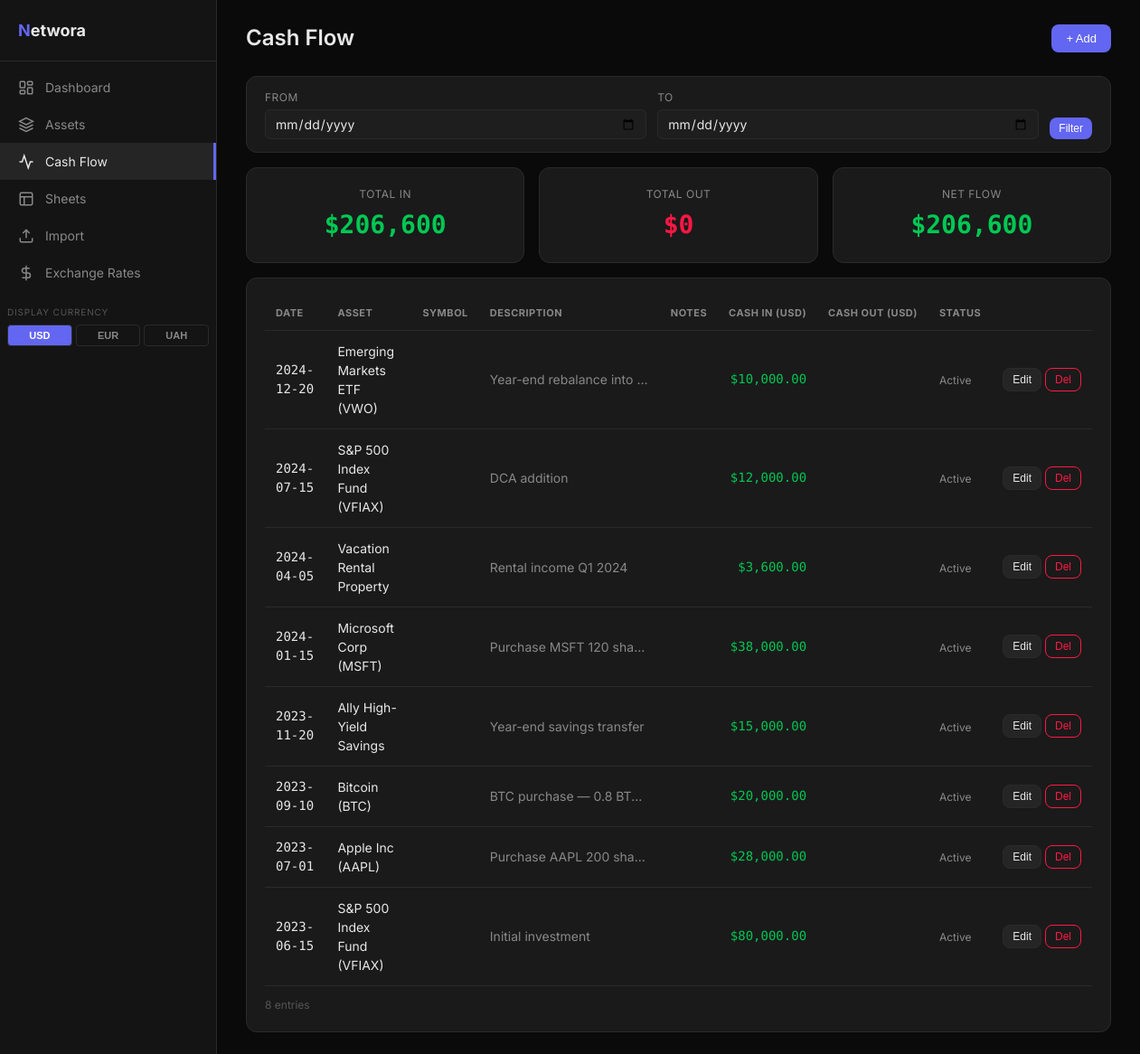
The page /cashflows on the database its author committed.
### tables this page shows
CREATE TABLE cashflows (
    id INTEGER PRIMARY KEY AUTOINCREMENT,
    asset_id INTEGER REFERENCES assets(id),
    asset_name TEXT,
    symbol TEXT,
    location TEXT,
    description TEXT,
    flow_date DATE NOT NULL,
    notes TEXT,
    cash_in REAL DEFAULT 0,
    cash_in_currency TEXT DEFAULT 'USD',
    cash_in_usd REAL DEFAULT 0,
    cash_out REAL DEFAULT 0,
    cash_out_currency TEXT DEFAULT 'USD',
    cash_out_usd REAL DEFAULT 0,
    status TEXT DEFAULT 'Active',
    created_at TIMESTAMP DEFAULT CURRENT_TIMESTAMP,
    updated_at TIMESTAMP DEFAULT CURRENT_TIMESTAMP
);

### app/routers/cashflows.py (the view)
@router.get("/cashflows", response_class=HTMLResponse)
async def cashflows_page(
    request: Request, from_date: str | None = None, to_date: str | None = None
):
    cashflows = await cashflow_service.list_cashflows(
        from_date=from_date, to_date=to_date
    )
    total_in = sum(c["cash_in_usd"] for c in cashflows)
    total_out = sum(c["cash_out_usd"] for c in cashflows)
    db = await get_db()
    cursor = await db.execute(
        "SELECT id, name FROM assets WHERE is_active = 1 ORDER BY name"
    )
    assets = [dict(row) for row in await cursor.fetchall()]
    sold_positions = await cashflow_service.get_sold_positions_summary()
    return templates.TemplateResponse(
        request,
        "cashflows/list.html",
        {
            "request": request,
            "cashflows": cashflows,
            "total_in": total_in,
            "total_out": total_out,
            "from_date": from_date or "",
            "to_date": to_date or "",
            "assets": assets,
            "sold_positions": sold_positions,
            "page": "cashflows",
        },
    )

### templates/cashflows/list.html (shortened to what this page needs)
{% extends "base.html" %}
{% block content %}
<div class="page-header">
    <h1>Cash Flow</h1>
    <button class="btn btn-primary" onclick="document.getElementById('addCfModal').style.display='flex'">+ Add</button>
</div>
<div class="card" style="margin-bottom: 16px; padding: 14px 20px;">
    <form method="get" action="/cashflows" style="display:flex; gap:12px; align-items:flex-end; flex-wrap:wrap">
        <div class="form-group" style="margin:0; flex:1; min-width:140px">
            <label>From</label>
            <input type="date" name="from_date" value="{{ from_date }}">
        </div>
        <div class="form-group" style="margin:0; flex:1; min-width:140px">
            <label>To</label>
            <input type="date" name="to_date" value="{{ to_date }}">
        </div>
        <div style="display:flex; gap:8px">
            <button type="submit" class="btn btn-primary btn-sm">Filter</button>
        </div>
    </form>
</div>
<div class="cards-row" style="grid-template-columns: repeat(3, 1fr); margin-bottom:16px">
    <div class="card stat-card">
        <div class="label">Total In</div>
        <div class="value text-positive">{{ total_in | format_currency }}</div>
    </div>
    <div class="card stat-card">
        <div class="label">Total Out</div>
        <div class="value text-negative">{{ total_out | format_currency }}</div>
    </div>
    <div class="card stat-card">
        <div class="label">Net Flow</div>
        <div class="value {% if total_in - total_out >= 0 %}text-positive{% else %}text-negative{% endif %}">
            {{ (total_in - total_out) | format_currency }}
        </div>
    </div>
</div>
{% if cashflows %}
<div class="card">
    <div class="table-container">
        <table>
            <thead>
                <tr>
                    <th>Date</th>
                    <th>Asset</th>
                    <th>Symbol</th>
                    <th>Description</th>
                    <th>Notes</th>
                    <th class="text-right">Cash In (USD)</th>
                    <th class="text-right">Cash Out (USD)</th>
                    <th>Status</th>
                    <th></th>
                </tr>
            </thead>
            <tbody>
                {% for cf in cashflows %}
                <tr id="cf-row-{{ cf.id }}">
                    <td class="mono">{{ cf.flow_date }}</td>
                    <td>{{ cf.asset_name or '' }}</td>
                    <td class="mono text-muted">{{ cf.symbol or '' }}</td>
                    <td class="text-muted" style="max-width:200px; overflow:hidden; text-overflow:ellipsis; white-space:nowrap">{{ cf.description or '' }}</td>
                    <td class="text-muted" style="max-width:220px; overflow:hidden; text-overflow:ellipsis; white-space:nowrap">{{ cf.notes or '' }}</td>
                    <td class="text-right mono text-positive">{% if cf.cash_in_usd > 0 %}{{ cf.cash_in_usd | format_currency(decimals=2) }}{% endif %}</td>
                    <td class="text-right mono text-negative">{% if cf.cash_out_usd > 0 %}{{ cf.cash_out_usd | format_currency(decimals=2) }}{% endif %}</td>
                    <td><span class="text-muted" style="font-size:12px">{{ cf.status }}</span></td>
                    <td>
                        <div style="display:flex; gap:4px">
                            <button class="btn btn-sm btn-secondary"
                                    hx-get="/cashflows/{{ cf.id }}/edit-form"
                                    hx-target="#cf-row-{{ cf.id }}"
                                    hx-swap="outerHTML">Edit</button>
                            <button class="btn btn-sm btn-danger"
                                    hx-post="/cashflows/{{ cf.id }}/delete"
                                    hx-confirm="Delete this cash flow entry?"
                                    hx-target="#cf-row-{{ cf.id }}"
                                    hx-swap="outerHTML">Del</button>
                        </div>
                    </td>
                </tr>
                {% endfor %}
            </tbody>
        </table>
    </div>
    <div style="padding-top:12px; font-size:12px; color:var(--text-muted)">{{ cashflows | length }} entries</div>
</div>
{% endif %}
{% endblock %}

### app/static/css/style.css (style rules this page uses)
:root { --bg-primary: #0a0a0a; --bg-secondary: #141414; --bg-card: #1a1a1a; --bg-hover: #252525; --bg-input: #1e1e1e; --border: #2a2a2a; --text-primary: #e8e8e8; --text-secondary: #888888; --text-muted: #555555; --accent: #6366f1; --positive: #00c853; --negative: #ff1744; --warning: #ffab00; --purple: #7c4dff; --teal: #00bfa5; --blue: #2979ff; }
*, *::before, *::after { box-sizing: border-box; margin: 0; padding: 0; }
body { font-family: 'Inter', -apple-system, BlinkMacSystemFont, 'Segoe UI', sans-serif; background: var(--bg-primary); color: var(--text-primary); line-height: 1.5; min-height: 100vh; }
.page-header { display: flex; justify-content: space-between; align-items: center; margin-bottom: 24px; }
.page-header h1 { font-size: 24px; font-weight: 600; }
.card { background: var(--bg-card); border: 1px solid var(--border); border-radius: 12px; padding: 20px; }
.cards-row { display: grid; grid-template-columns: repeat(auto-fit, minmax(200px, 1fr)); gap: 16px; margin-bottom: 24px; }
.stat-card { text-align: center; }
.stat-card .label { font-size: 12px; color: var(--text-secondary); text-transform: uppercase; letter-spacing: 0.5px; margin-bottom: 4px; }
.stat-card .value { font-size: 28px; font-weight: 700; font-family: 'Roboto Mono', monospace; }
.table-container { overflow-x: auto; }
table { width: 100%; border-collapse: collapse; }
th { text-align: left; padding: 10px 12px; font-size: 11px; color: var(--text-secondary); text-transform: uppercase; letter-spacing: 0.5px; border-bottom: 1px solid var(--border); white-space: nowrap; }
td { padding: 12px; border-bottom: 1px solid var(--border); font-size: 14px; }
.text-right { text-align: right; }
.text-positive { color: var(--positive); }
.text-negative { color: var(--negative); }
.text-muted { color: var(--text-secondary); }
.mono { font-family: 'Roboto Mono', monospace; }
.btn { display: inline-flex; align-items: center; gap: 6px; padding: 8px 16px; border-radius: 8px; font-size: 13px; font-weight: 500; cursor: pointer; border: none; transition: all 0.15s; }
.btn-primary { background: var(--accent); color: white; }
.btn-secondary { background: var(--bg-hover); color: var(--text-primary); border: 1px solid var(--border); }
.btn-danger { background: transparent; color: var(--negative); border: 1px solid var(--negative); }
.btn-sm { padding: 5px 10px; font-size: 12px; }
input:not([type="radio"]):not([type="checkbox"]):not([type="file"]):not([type="button"]):not([type="submit"]):not([type="reset"]), select, textarea { background: var(--bg-input); border: 1px solid var(--border); border-radius: 6px; color: var(--text-primary); font-family: inherit; font-size: 14px; padding: 6px 10px; }
.form-group { margin-bottom: 16px; }
.form-group label { display: block; font-size: 12px; color: var(--text-secondary); margin-bottom: 4px; text-transform: uppercase; letter-spacing: 0.5px; }
.form-group input, .form-group select, .form-group textarea { width: 100%; padding: 10px 12px; background: var(--bg-input); border: 1px solid var(--border); border-radius: 8px; color: var(--text-primary); font-size: 14px; font-family: inherit; }

### rows shown on the page
cashflows: flow_date "2024-12-20", asset_name "Emerging Markets ETF (VWO)", description "Year-end rebalance into…", cash_in_usd "$10,000.00", status "Active"
cashflows: flow_date "2024-07-15", asset_name "S&P 500 Index Fund (VFIAX)", description "DCA addition", cash_in_usd "$12,000.00", status "Active"
cashflows: flow_date "2024-04-05", asset_name "Vacation Rental Property", description "Rental income Q1 2024", cash_in_usd "$3,600.00", status "Active"
cashflows: flow_date "2024-01-15", asset_name "Microsoft Corp (MSFT)", description "Purchase MSFT 120 sha…", cash_in_usd "$38,000.00", status "Active"
cashflows: flow_date "2023-11-20", asset_name "Ally High-Yield Savings", description "Year-end savings transfer", cash_in_usd "$15,000.00", status "Active"
cashflows: flow_date "2023-09-10", asset_name "Bitcoin (BTC)", description "BTC purchase — 0.8 BT…", cash_in_usd "$20,000.00", status "Active"
cashflows: flow_date "2023-07-01", asset_name "Apple Inc (AAPL)", description "Purchase AAPL 200 sha…", cash_in_usd "$28,000.00", status "Active"
cashflows: flow_date "2023-06-15", asset_name "S&P 500 Index Fund (VFIAX)", description "Initial investment", cash_in_usd "$80,000.00", status "Active"

### other values the page prints
{{ cur }} "USD" "EUR" "UAH"
{{ total_in | format_currency }} "$206,600"
{{ total_out | format_currency }} "$0"
{{ (total_in - total_out) | format_currency }} "$206,600"
{{ cashflows | length }} "8"
